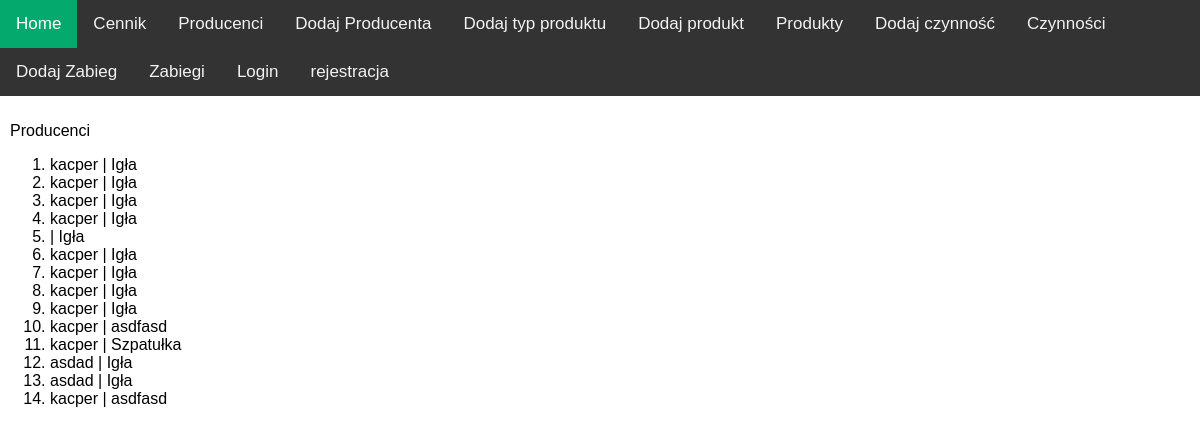
/producers/, run on the app's committed database.
### cosm_app/models.py (models this page shows)
class Producer(models.Model):
    name = models.CharField(max_length=64)
    product_types = models.ForeignKey(ProductType, on_delete=models.CASCADE)
    def __str__(self):
        return f"{self.name} | {self.product_types}"

class ProductType(models.Model):
    product_type = models.CharField(max_length=15)
    product_type_plural = models.CharField(max_length=15, default="N/A")
    def __str__(self):
        return f"{self.product_type}"

### cosm_app/views.py (the view)
# urls.py: path('producers/', views.ProducerView.as_view(), name='producers'),
class ProducerView(View):
    def get(self, request):
        producers = Producer.objects.all()
        return render(request, 'producers_view.html', {'producers': producers})

### templates/producers_view.html
{% extends 'base.html'%}
{% block page %}
    <p>Producenci</p>
    {% include 'list_view.html' with object_list=producers %}
{% endblock %}

### templates/list_view.html
 <ol>
        {% for obj in object_list %}
            <li>{{ obj }}</li>
        {% endfor %}
    </ol>

### cosm_app/static/main.css (style rules this page uses)
body { margin: 0; font-family: Arial, Helvetica, sans-serif; }

### data on the page
Producer: name+product_types "kacper | Igła"
Producer: name+product_types "kacper | Igła"
Producer: name+product_types "kacper | Igła"
Producer: name+product_types "kacper | Igła"
Producer: name+product_types "| Igła"
Producer: name+product_types "kacper | Igła"
Producer: name+product_types "kacper | Igła"
Producer: name+product_types "kacper | Igła"
Producer: name+product_types "kacper | Igła"
Producer: name+product_types "kacper | asdfasd"
Producer: name+product_types "kacper | Szpatułka"
Producer: name+product_types "asdad | Igła"
Producer: name+product_types "asdad | Igła"
Producer: name+product_types "kacper | asdfasd"
